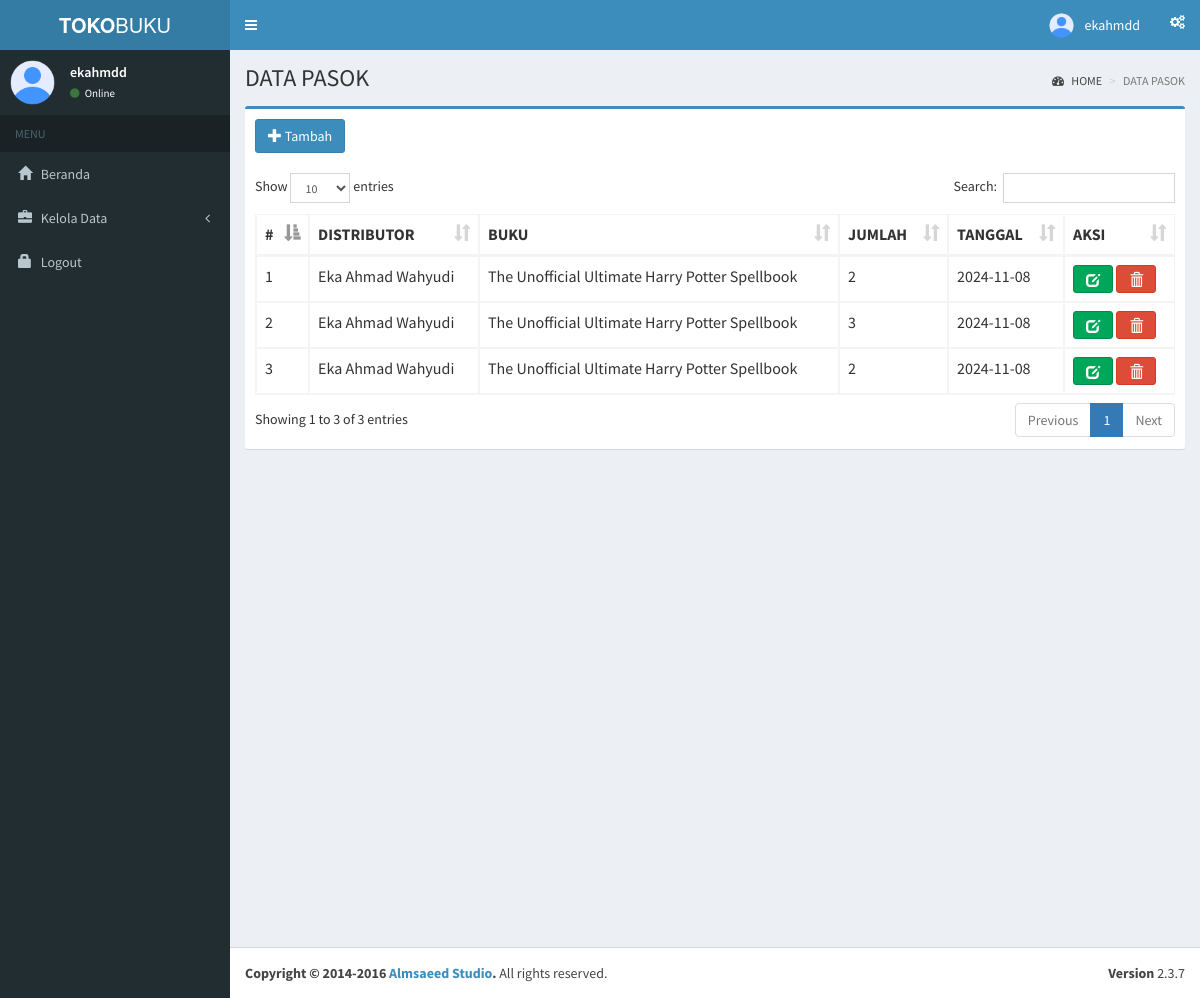
/index.php?page=data_pasok (signed in), run on the app's committed database.
### tables this page shows
CREATE TABLE `pasok` (
  `id_pasok` int(11) NOT NULL AUTO_INCREMENT,
  `id_distributor` int(11) NOT NULL,
  `id_buku` int(11) NOT NULL,
  `jumlah` int(20) NOT NULL,
  `tanggal` date NOT NULL,
  PRIMARY KEY (`id_pasok`),
  KEY `id_distributor` (`id_distributor`),
  KEY `id_buku` (`id_buku`),
  CONSTRAINT `pasok_ibfk_1` FOREIGN KEY (`id_distributor`) REFERENCES `distributor` (`id_distributor`),
  CONSTRAINT `pasok_ibfk_2` FOREIGN KEY (`id_buku`) REFERENCES `buku` (`id_buku`)
);

CREATE TABLE `distributor` (
  `id_distributor` int(11) NOT NULL AUTO_INCREMENT,
  `nama_distributor` varchar(100) DEFAULT NULL,
  `alamat` text NOT NULL,
  `telepon` varchar(100) DEFAULT NULL,
  PRIMARY KEY (`id_distributor`)
);

CREATE TABLE `buku` (
  `id_buku` int(11) NOT NULL AUTO_INCREMENT,
  `judul` varchar(255) DEFAULT NULL,
  `noisbn` varchar(100) DEFAULT NULL,
  `penulis` varchar(255) DEFAULT NULL,
  `penerbit` varchar(255) DEFAULT NULL,
  `tahun` int(11) DEFAULT NULL,
  `stok` int(50) DEFAULT NULL,
  `harga_pokok` int(255) DEFAULT NULL,
  `harga_jual` int(255) DEFAULT NULL,
  `gambar` varchar(50) NOT NULL,
  PRIMARY KEY (`id_buku`)
);

### pages/pasok/data_pasok.php (the view, shortened to what this page needs)
<div class="content-wrapper">
  <section class="content-header">
    <h1>
      DATA PASOK
    </h1>
    <ol class="breadcrumb">
      <li><a href="index.php"><i class="fa fa-dashboard"></i> HOME</a></li>
      <li class="active">DATA PASOK</li>
    </ol>
  </section>
  <section class="content">
    <div class="row">
      <div class="col-xs-12">
        <div class="box box-primary">
          <div class="box-header">
            <a href="index.php?page=tambah_pasok" class="btn btn-primary" role="button" title="Tambah Data"><i class="glyphicon glyphicon-plus"></i> Tambah</a>
          </div>
          <div class="box-body table-responsive">
            <table id="pasok" class="table table-bordered table-hover">
              <thead>
                <tr>
                  <th>#</th>
                  <th>DISTRIBUTOR</th>
                  <th>BUKU</th>
                  <th>JUMLAH</th>
                  <th>TANGGAL</th>
                  <th>AKSI</th>
                </tr>
              </thead>
              <tbody>
                <?php
                include "../toko-buku1/conf/conn.php";
                $no = 0;
                $query = mysqli_query($koneksi, "SELECT pasok.*, distributor.*, buku.* FROM pasok
                INNER JOIN distributor ON pasok.id_distributor = distributor.id_distributor
                INNER JOIN buku ON pasok.id_buku = buku.id_buku order by pasok.id_pasok DESc")
                  or die(mysqli_error($koneksi));
                while ($row = mysqli_fetch_array($query)) {
                ?>
                  <tr>
                    <td><?php echo $no = $no + 1; ?></td>
                    <td><?php echo $row['nama_distributor']; ?></td>
                    <td><?php echo $row['judul']; ?></td>
                    <td><?php echo $row['jumlah']; ?></td>
                    <td><?php echo $row['tanggal']; ?></td>
                    <td>
                      <a href="index.php?page=ubah_pasok&id=<?= $row['id_pasok']; ?>" class="btn btn-success" role="button" title="Ubah Data"><i class="glyphicon glyphicon-edit"></i></a>
                      <a href="javascript:void(0);" class="btn btn-danger" role="button" title="Hapus Data" onclick="hapusPasok(<?= $row['id_pasok']; ?>);"><i class="glyphicon glyphicon-trash"></i></a>
                    </td>
                  </tr>
                <?php } ?>
              </tbody>
            </table>
          </div>
        </div>
      </div>
    </div>
  </section>
</div>

### data on the page
pasok: id_distributor.nama_distributor "Eka Ahmad Wahyudi", id_buku.judul "The Unofficial Ultimate Harry Potter Spellbook", jumlah "2", tanggal "2024-11-08"
pasok: no "2", id_distributor.nama_distributor "Eka Ahmad Wahyudi", id_buku.judul "The Unofficial Ultimate Harry Potter Spellbook", jumlah "3", tanggal "2024-11-08"
pasok: no "3", id_distributor.nama_distributor "Eka Ahmad Wahyudi", id_buku.judul "The Unofficial Ultimate Harry Potter Spellbook", jumlah "2", tanggal "2024-11-08"

### other printed values
$username "ekahmdd"
